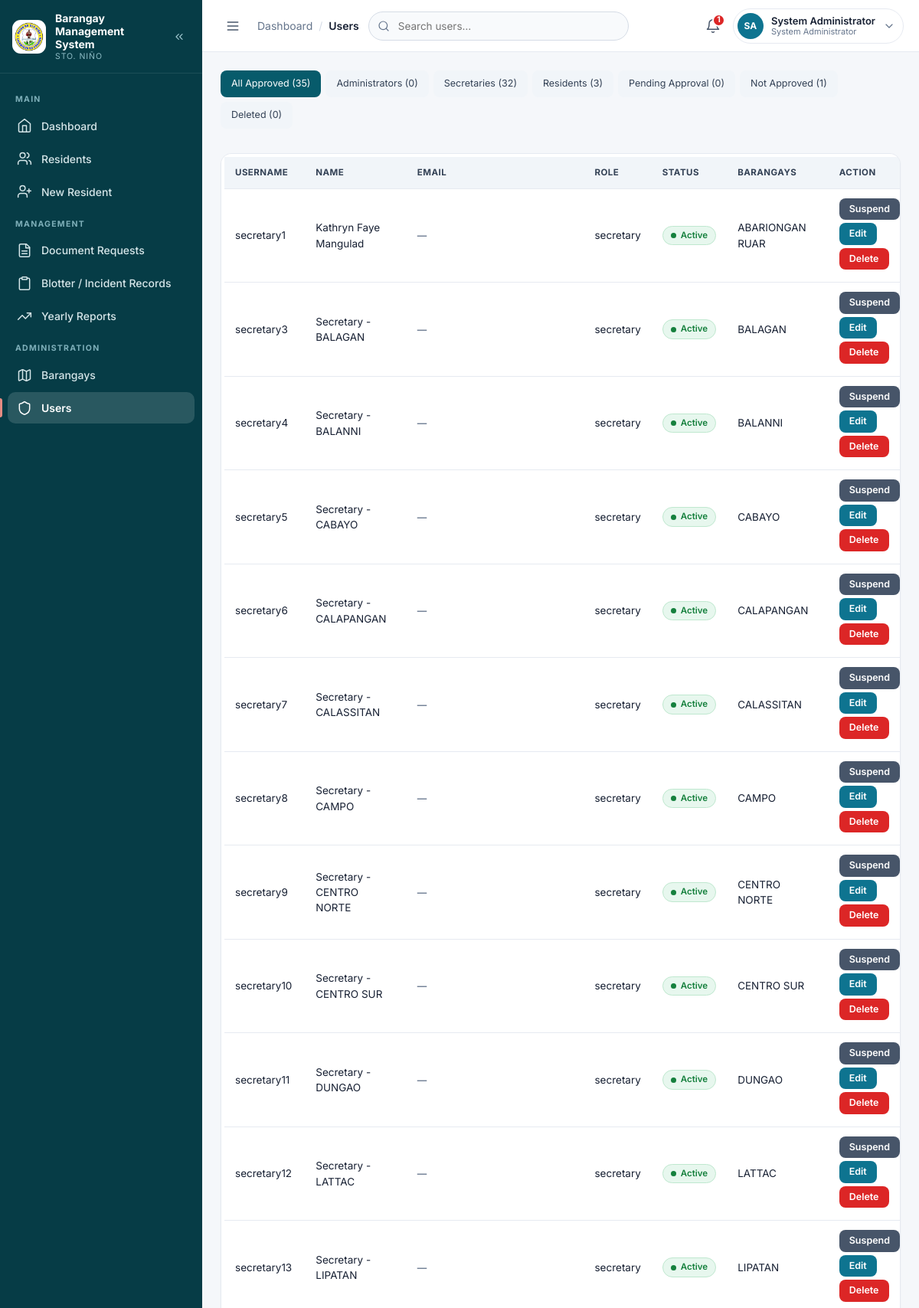
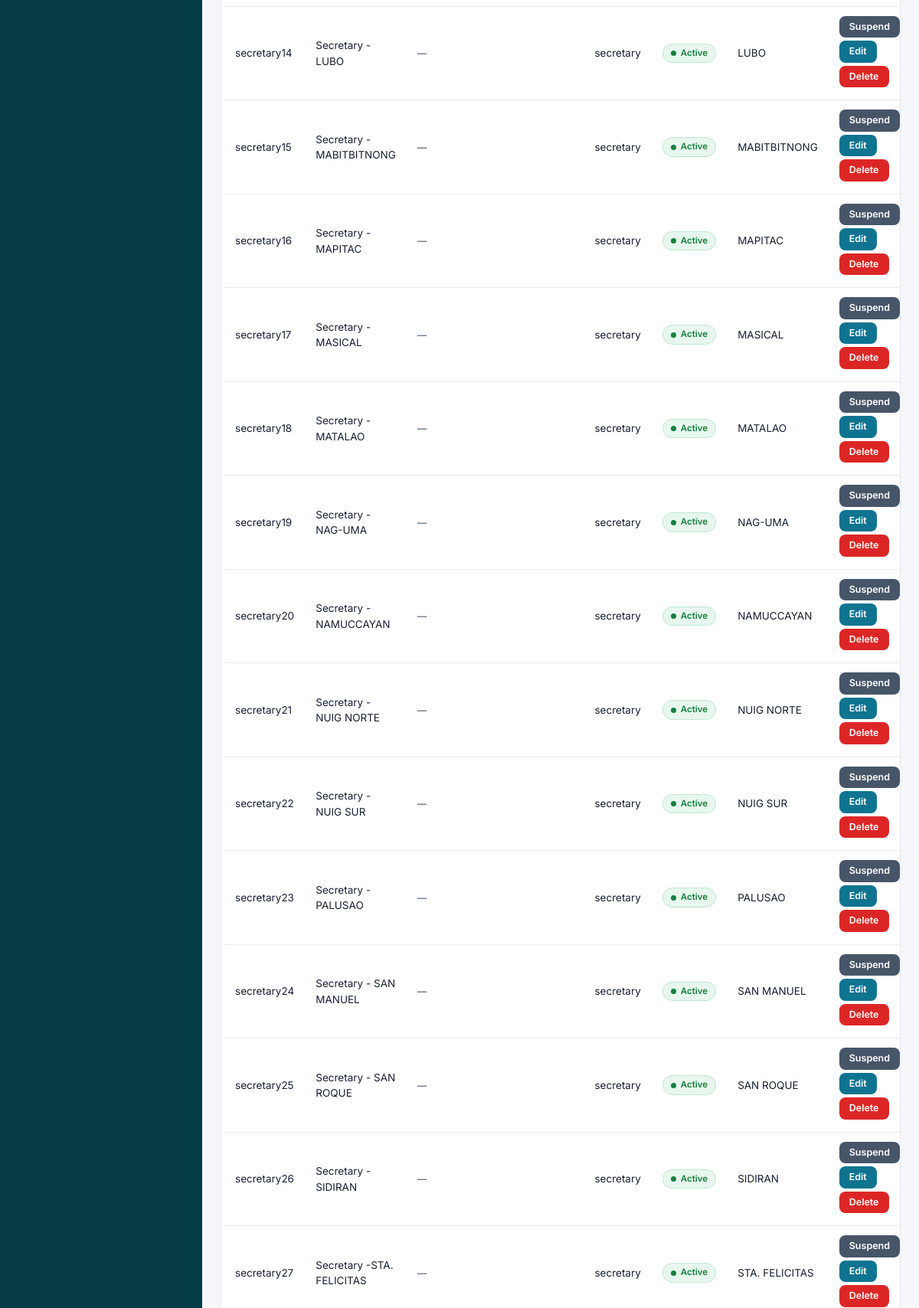
The page /admin/users.php (signed in, upper part) on the database its author committed (2 pictures, top to bottom).
### tables this page shows
CREATE TABLE `users` (
  `id` int(11) NOT NULL AUTO_INCREMENT,
  `username` varchar(100) NOT NULL,
  `email` varchar(255) DEFAULT NULL,
  `password` varchar(255) NOT NULL,
  `full_name` varchar(150) NOT NULL,
  `role` enum('admin','secretary','resident') NOT NULL DEFAULT 'secretary',
  `barangay_id` int(11) DEFAULT NULL,
  `brgy_name` varchar(100) DEFAULT NULL,
  `created_at` timestamp NOT NULL DEFAULT current_timestamp(),
  `status` enum('pending','active','rejected','suspended') NOT NULL DEFAULT 'active',
  `deleted_at` timestamp NULL DEFAULT NULL,
  PRIMARY KEY (`id`),
  UNIQUE KEY `username` (`username`),
  UNIQUE KEY `uq_users_email` (`email`),
  KEY `barangay_id` (`barangay_id`),
  KEY `idx_users_deleted_at` (`deleted_at`),
  CONSTRAINT `users_ibfk_1` FOREIGN KEY (`barangay_id`) REFERENCES `barangays` (`id`)
);

CREATE TABLE `barangays` (
  `id` int(11) NOT NULL AUTO_INCREMENT,
  `barangay_name` varchar(150) NOT NULL,
  `created_at` timestamp NOT NULL DEFAULT current_timestamp(),
  PRIMARY KEY (`id`),
  UNIQUE KEY `barangay_name` (`barangay_name`)
);

### config/config.php (called while the page is built, shortened)
<?php
if (!function_exists('url')) {
    function url($path = '') {
        $path = ltrim((string)$path, '/');
        return BASE_URL . '/' . $path;
    }
}
function e($value) { return htmlspecialchars((string)$value, ENT_QUOTES, 'UTF-8'); }
function csrf_token() {
    return $_SESSION['csrf_token'];
}

### admin/users.php (the view, shortened to what this page needs)
<?php
require_once __DIR__ . '/../config/config.php';
$tabs = [
    'approved'  => ['label' => 'All Approved',     'role' => null,        'status' => ['active']],
    'admin'     => ['label' => 'Administrators',   'role' => 'admin',     'status' => ['active']],
    'secretary' => ['label' => 'Secretaries',      'role' => 'secretary', 'status' => ['active']],
    'resident'  => ['label' => 'Residents',        'role' => 'resident',  'status' => ['active']],
    'pending'   => ['label' => 'Pending Approval', 'role' => null,        'status' => ['pending']],
    'blocked'   => ['label' => 'Not Approved',     'role' => null,        'status' => ['rejected', 'suspended']],
    'deleted'   => ['label' => 'Deleted',          'role' => null,        'status' => [], 'deleted' => true],
];
$tab_key = (string)($_GET['tab'] ?? 'approved');
$tab_counts = array_fill_keys(array_keys($tabs), 0);
if ($cq = $conn->query('SELECT role, status, COUNT(*) c FROM users WHERE deleted_at IS NULL GROUP BY role, status')) {
    while ($cr = $cq->fetch_assoc()) {
        foreach ($tabs as $key => $def) {
            if ($def['role'] !== null && $def['role'] !== $cr['role']) { continue; }
            if (!in_array($cr['status'], $def['status'], true))            { continue; }
            $tab_counts[$key] += (int)$cr['c'];
        }
    }
}
$tab_counts['admin']    = max(0, $tab_counts['admin'] - 1);
$tab_counts['approved'] = max(0, $tab_counts['approved'] - 1);
if ($dq = $conn->prepare('SELECT COUNT(*) c FROM users WHERE deleted_at IS NOT NULL AND id <> ?')) {
    $self_id = (int)$_SESSION['user_id'];
    $dq->bind_param('i', $self_id);
    $dq->execute();
    $tab_counts['deleted'] = (int)($dq->get_result()->fetch_assoc()['c'] ?? 0);
}
$def     = $tabs[$tab_key];
$role_v  = $def['role'];
$status_v = $def['status'];
$where  = ($role_v === null) ? '' : ' AND u.role = ?';
$params = ($role_v === null) ? [] : [$role_v];
$types  = ($role_v === null) ? '' : 's';
if ($tab_key === 'admin' || $tab_key === 'approved') {
    $where  .= ' AND u.id <> ?';
    $params[] = (int)$_SESSION['user_id'];
    $types  .= 'i';
}
$is_deleted_tab = !empty($def['deleted']);
if ($is_deleted_tab) {
    $deleted_where = ' AND u.deleted_at IS NOT NULL';
} else {
    $status_sql = "'" . implode("','", array_map('addslashes', $status_v)) . "'";
    $deleted_where = " AND u.deleted_at IS NULL AND u.status IN ($status_sql)";
}
$rows = $conn->prepare(
    "SELECT u.*, b.barangay_name, r.email AS resident_email
       FROM users u
       LEFT JOIN barangays b ON b.id = u.barangay_id
       LEFT JOIN residents r ON r.user_id = u.id AND r.deleted_at IS NULL
      WHERE 1=1$deleted_where$where
      ORDER BY u.id"
);
if ($types !== '') { $rows->bind_param($types, ...$params); }
$rows->execute();
$result = $rows->get_result();
include BASE_PATH . '/partials/header.php';?>
<div class="toolbar" style="display:flex;justify-content:space-between;align-items:center;gap:12px;flex-wrap:wrap"><nav class="tabs" style="flex:1;flex-wrap:wrap" aria-label="User categories">
    <?php foreach ($tabs as $key => $t): ?>
    <a class="<?= $key === $tab_key ? 'active' : '' ?>"
       href="<?= e(url('admin/users.php?tab=' . rawurlencode($key))) ?>"
       <?= $key === $tab_key ? 'aria-current="page"' : '' ?>>
        <?= e($t['label']) ?> (<?= (int)$tab_counts[$key] ?>)
    </a>
    <?php endforeach; ?>
</nav>
</div>
<div class="card table-wrap">
    <table>
        <tr>
            <th>Username</th><th>Name</th><th>Email</th>
            <th>Role</th><th>Status</th><th>Barangays</th> <th>Action</th>
        </tr>
        <?php while ($r = $result->fetch_assoc()):
            $row_email = trim((string)($r['email'] ?? '')) !== '' ? $r['email'] : ($r['resident_email'] ?? '');
        ?>
        <tr>
            <td><?= e($r['username']) ?></td>
            <td><?= e($r['full_name']) ?></td>
            <td><?= $row_email !== '' ? e($row_email) : '<span class="muted-meta">&mdash;</span>' ?></td>
            <td><?= e($r['role']) ?></td>
            <td><span class="badge badge--<?= e($r['status']) ?>"><?= e(ucfirst($r['status'])) ?></span></td>
            <td><?= e($r['barangay_name'] ?? 'All Barangays') ?></td>
            <td>
                <?php if ($is_deleted_tab): ?>
                    <a class="btn-approve" href="<?= e(url('admin/users.php?action=restore&id=' . (int)$r['id'] . '&token=' . csrf_token())) ?>"
                       data-confirm="Restore this account? It will return to its role category and the user can sign in again."
                       data-confirm-title="Restore account">Restore</a>
                <?php else: ?>
                <?php if ($r['status'] === 'pending'): ?>
                    <a class="btn-approve" href="<?= e(url('admin/users.php?action=approve&id=' . (int)$r['id'] . '&token=' . csrf_token())) ?>">Approve</a>
                    <a class="btn-delete" href="<?= e(url('admin/users.php?action=reject&id=' . (int)$r['id'] . '&token=' . csrf_token())) ?>"
                       data-confirm="Reject this registration? The account will not be able to sign in."
                       data-confirm-title="Reject registration">Reject</a>
                <?php elseif ($r['status'] === 'active'): ?>
                    <a class="btn-cancel" href="<?= e(url('admin/users.php?action=suspend&id=' . (int)$r['id'] . '&token=' . csrf_token())) ?>"
                       data-confirm="Suspend this account? The user will be signed out and cannot sign in until reactivated."
                       data-confirm-title="Suspend account">Suspend</a>
                <?php else: ?>
                    <a class="btn-approve" href="<?= e(url('admin/users.php?action=activate&id=' . (int)$r['id'] . '&token=' . csrf_token())) ?>">Activate</a>
                <?php endif; ?>
                <?php if ($tab_key !== 'resident'): ?><a href="<?= e(url('admin/user_edit.php?id=' . (int)$r['id'])) ?>" class="btn-edit">Edit</a><?php endif; ?>
                <a href="<?= e(url('actions/user_delete.php?id=' . (int)$r['id'] . '&token=' . csrf_token())) ?>"
                   class="btn-delete"
                   data-confirm="Delete this user account? It will be moved to the Deleted tab and can be restored later."
                   data-confirm-title="Delete user">
                    Delete
                </a>
                <?php endif; ?>
            </td>
        </tr>
        <?php endwhile; ?>
    </table>
</div>
<?php include BASE_PATH . '/partials/footer.php';

### assets/css/style.css (style rules this page uses)
:root { --primary: #075B6B; --primary-700: #054C59; --primary-900: #063C46; --secondary: #0E7490; --accent: #E58B82; --bg: #F5F7FA; --card: #FFFFFF; --text: #172033; --muted: #64748B; --success: #16A34A; --warning: #F59E0B; --danger: #DC2626; --info: #0E7490; --border: #E6EAF1; --border-strong: #D5DCE6; --sidebar-w: 264px; --sidebar-w-collapsed: 78px; --topbar-h: 68px; --radius: 14px; --radius-sm: 10px; --radius-lg: 18px; --shadow-sm: 0 1px 2px rgba(16, 24, 40, .05); --shadow: 0 4px 16px rgba(16, 24, 40, .06); --shadow-md: 0 12px 32px rgba(16, 24, 40, .12); --ring: 0 0 0 3px rgba(14, 116, 144, .18); --font: 'Inter', system-ui, -apple-system, 'Segoe UI', Roboto, Arial, sans-serif; }
*, *::before, *::after { box-sizing: border-box; }
html { -webkit-text-size-adjust: 100%; }
body { margin: 0; font-family: var(--font); background: var(--bg); color: var(--text); font-size: 14px; line-height: 1.5; -webkit-font-smoothing: antialiased; }
a { color: var(--secondary); }
.btn-edit, .btn-delete, .btn-cancel, .btn-approve { display: inline-flex; align-items: center; gap: 6px; padding: 7px 12px; border-radius: 8px; color: #fff; text-decoration: none; font-size: 12.5px; font-weight: 600; border: 1px solid transparent; cursor: pointer; font-family: inherit; line-height: 1; }
.btn-edit { background: var(--secondary); }
.btn-delete { background: var(--danger); }
.btn-cancel { background: #475569; }
.table-wrap .btn-edit, .table-wrap .btn-delete, .table-wrap .btn-cancel, .table-wrap .btn-approve { margin: 0 4px 4px 0; }
.card { background: var(--card); border: 1px solid var(--border); border-radius: var(--radius); padding: 20px; box-shadow: var(--shadow-sm); margin-bottom: 18px; min-width: 0; }
.badge { display: inline-flex; align-items: center; gap: 6px; padding: 3px 10px; border-radius: 999px; font-size: 11.5px; font-weight: 600; border: 1px solid transparent; white-space: nowrap; }
.badge::before { content: ""; width: 7px; height: 7px; border-radius: 50%; background: currentColor; flex: none; }
table { width: 100%; border-collapse: collapse; background: #fff; font-size: 13.5px; }
th, td { padding: 12px 14px; text-align: left; border-bottom: 1px solid var(--border); vertical-align: middle; }
th { background: #F1F5F9; color: #334155; font-size: 11.5px; font-weight: 700; text-transform: uppercase; letter-spacing: .04em; white-space: nowrap; }
td .btn-edit, td .btn-delete, td .btn-cancel, td .btn { margin: 2px 4px 2px 0; }
.table-wrap { overflow-x: auto; -webkit-overflow-scrolling: touch; }
.table-wrap.card { padding: 4px; }
.toolbar { display: flex; gap: 10px; flex-wrap: wrap; align-items: center; margin-bottom: 16px; }
.tabs { display: flex; gap: 6px; overflow: auto; margin-bottom: 16px; }
.tabs a { background: #F1F5F9; color: #334155; padding: 8px 14px; border-radius: 8px; text-decoration: none; font-size: 12.5px; white-space: nowrap; }
.tabs a.active { background: var(--primary); color: #fff; }
.muted-meta { font-size: 12.5px; color: var(--muted); font-weight: 600; white-space: nowrap; }
.badge--active { background: #E7F7EE; color: #15803D; border-color: #BFE8CF; }

### rows shown on the page
users: username "secretary1", full_name "Kathryn Faye Mangulad", role "secretary", status "Active", barangay.barangay_name "ABARIONGAN RUAR"
users: username "secretary3", full_name "Secretary - BALAGAN", role "secretary", status "Active", barangay.barangay_name "BALAGAN"
users: username "secretary4", full_name "Secretary - BALANNI", role "secretary", status "Active", barangay.barangay_name "BALANNI"
users: username "secretary5", full_name "Secretary - CABAYO", role "secretary", status "Active", barangay.barangay_name "CABAYO"
users: username "secretary6", full_name "Secretary - CALAPANGAN", role "secretary", status "Active", barangay.barangay_name "CALAPANGAN"
users: username "secretary7", full_name "Secretary - CALASSITAN", role "secretary", status "Active", barangay.barangay_name "CALASSITAN"
users: username "secretary8", full_name "Secretary -CAMPO", role "secretary", status "Active", barangay.barangay_name "CAMPO"
users: username "secretary9", full_name "Secretary - CENTRO NORTE", role "secretary", status "Active", barangay.barangay_name "CENTRO NORTE"
users: username "secretary10", full_name "Secretary - CENTRO SUR", role "secretary", status "Active", barangay.barangay_name "CENTRO SUR"
users: username "secretary11", full_name "Secretary -DUNGAO", role "secretary", status "Active", barangay.barangay_name "DUNGAO"
users: username "secretary12", full_name "Secretary - LATTAC", role "secretary", status "Active", barangay.barangay_name "LATTAC"
users: username "secretary13", full_name "Secretary - LIPATAN", role "secretary", status "Active", barangay.barangay_name "LIPATAN"
users: username "secretary14", full_name "Secretary - LUBO", role "secretary", status "Active", barangay.barangay_name "LUBO"
users: username "secretary15", full_name "Secretary - MABITBITNONG", role "secretary", status "Active", barangay.barangay_name "MABITBITNONG"
users: username "secretary16", full_name "Secretary - MAPITAC", role "secretary", status "Active", barangay.barangay_name "MAPITAC"
users: username "secretary17", full_name "Secretary -MASICAL", role "secretary", status "Active", barangay.barangay_name "MASICAL"
users: username "secretary18", full_name "Secretary - MATALAO", role "secretary", status "Active", barangay.barangay_name "MATALAO"
users: username "secretary19", full_name "Secretary - NAG-UMA", role "secretary", status "Active", barangay.barangay_name "NAG-UMA"
users: username "secretary20", full_name "Secretary - NAMUCCAYAN", role "secretary", status "Active", barangay.barangay_name "NAMUCCAYAN"
users: username "secretary21", full_name "Secretary -NUIG NORTE", role "secretary", status "Active", barangay.barangay_name "NUIG NORTE"
users: username "secretary22", full_name "Secretary - NUIG SUR", role "secretary", status "Active", barangay.barangay_name "NUIG SUR"
users: username "secretary23", full_name "Secretary - PALUSAO", role "secretary", status "Active", barangay.barangay_name "PALUSAO"
users: username "secretary24", full_name "Secretary - SAN MANUEL", role "secretary", status "Active", barangay.barangay_name "SAN MANUEL"
users: username "secretary25", full_name "Secretary - SAN ROQUE", role "secretary", status "Active", barangay.barangay_name "SAN ROQUE"
users: username "secretary26", full_name "Secretary - SIDIRAN", role "secretary", status "Active", barangay.barangay_name "SIDIRAN"
users: username "secretary27", full_name "Secretary -STA. FELICITAS", role "secretary", status "Active", barangay.barangay_name "STA. FELICITAS"

### other values the page prints
$group "MAIN"
$item['label'] "Dashboard"
$item['label'] "Residents"
$item['label'] "New Resident"
$group "MANAGEMENT"
$item['label'] "Document Requests"
$item['label'] "Blotter / Incident Records"
$item['label'] "Yearly Reports"
$group "ADMINISTRATION"
$item['label'] "Barangays"
$item['label'] "Users"
$crumb "Users"
$pending_notice "1"
$initials "SA"
$full_name "System Administrator"
